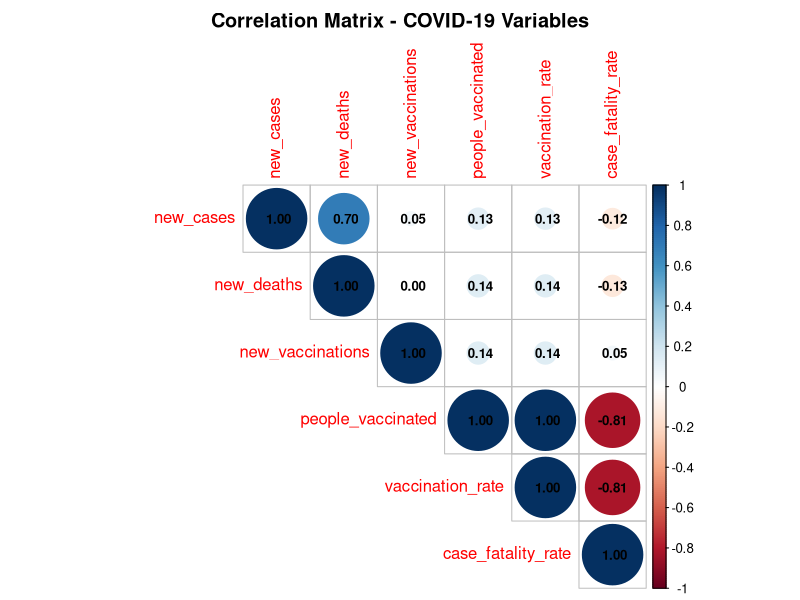
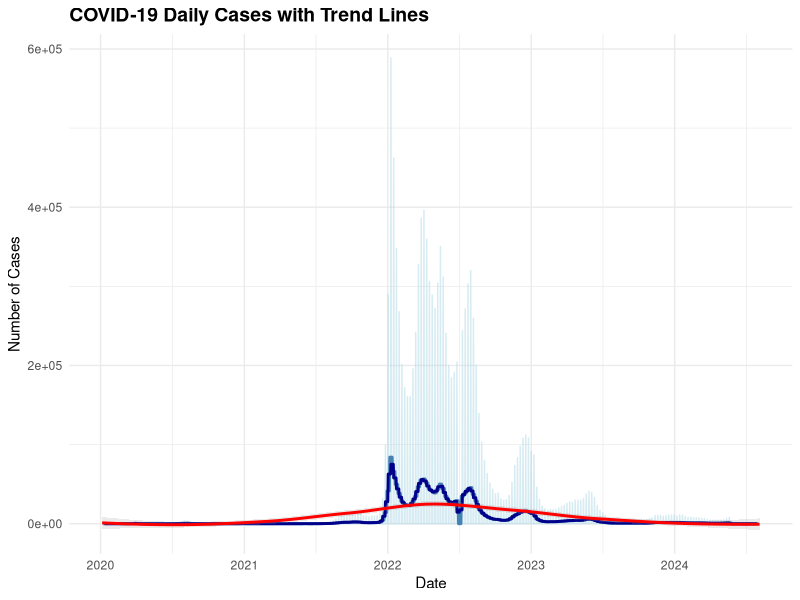
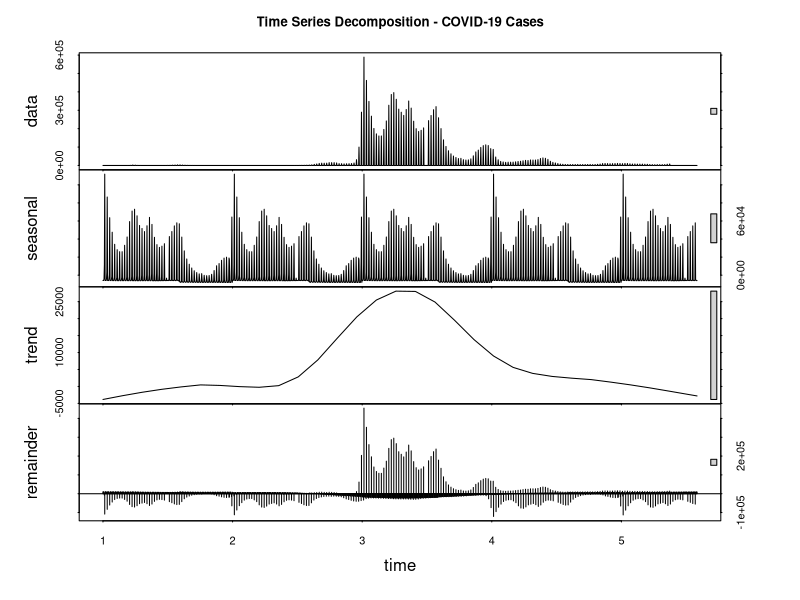
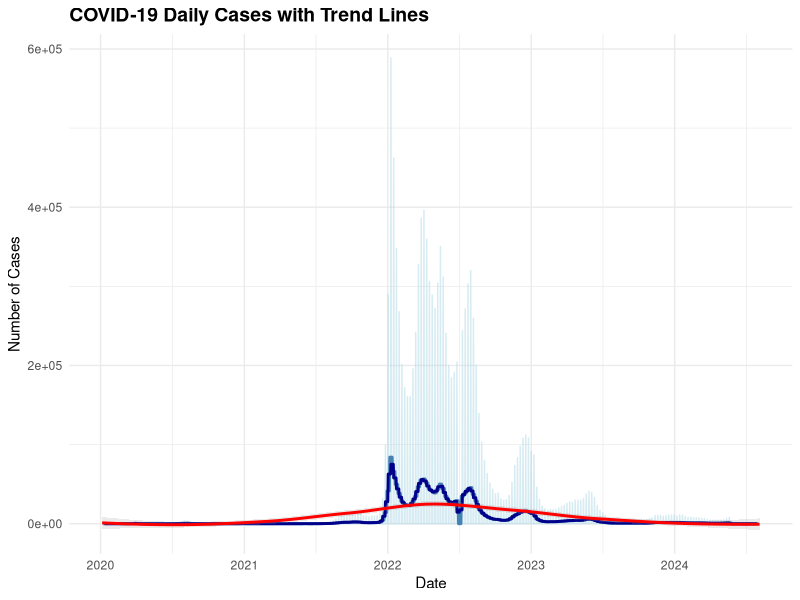

R code for these plots, in order:
## ---- chunk 1
knitr::opts_chunk$set(
  echo = TRUE,
  warning = FALSE,
  message = FALSE,
  fig.width = 12,
  fig.height = 6
)
## ---- chunk 2
# Load required libraries
library(tidyverse)
library(readr)
library(dplyr)
library(lubridate)
library(ggplot2)
library(scales)
library(corrplot)
library(tseries)
library(forecast)

cat("✓ Libraries loaded successfully\n")

# Load the cleaned CSV file from Python
df <- read_csv("../data/processed/australia_covid_cleaned.csv")
df$date <- as.Date(df$date)

cat("✓ Data loaded successfully\n")
cat("Dataset dimensions:", nrow(df), "rows x", ncol(df), "columns\n")
cat("Date range:", min(df$date), "to", max(df$date), "\n")
## ---- chunk 3
# Select numeric columns for correlation analysis
numeric_cols <- df %>%
  select(new_cases, new_deaths, new_vaccinations, 
         people_vaccinated, vaccination_rate, case_fatality_rate) %>%
  names()

# Create correlation matrix
correlation_matrix <- df %>%
  select(all_of(numeric_cols)) %>%
  cor(use = "complete.obs")

cat("✓ Correlation matrix computed\n")
## ---- chunk 4
cat("\n=== PEARSON CORRELATION MATRIX ===\n\n")
print(round(correlation_matrix, 4))

cat("\n\n=== KEY CORRELATIONS WITH NEW CASES ===\n")
cases_corr <- correlation_matrix["new_cases", ] %>%
  sort(decreasing = TRUE)
print(round(cases_corr, 4))
## ---- chunk 5
cat("\n=== CORRELATION SIGNIFICANCE TESTS ===\n\n")

# New Cases vs Vaccination Rate
corr_test1 <- cor.test(df$new_cases, df$vaccination_rate, 
                       use = "complete.obs", method = "pearson")

cat("1. NEW CASES vs VACCINATION RATE\n")
cat("   Correlation coefficient:", round(corr_test1$estimate, 4), "\n")
cat("   P-value:", format(corr_test1$p.value, scientific = TRUE), "\n")
cat("   Significant:", ifelse(corr_test1$p.value < 0.05, "YES ✓", "NO"), "\n\n")

# New Cases vs New Deaths
corr_test2 <- cor.test(df$new_cases, df$new_deaths, 
                       use = "complete.obs", method = "pearson")

cat("2. NEW CASES vs NEW DEATHS\n")
cat("   Correlation coefficient:", round(corr_test2$estimate, 4), "\n")
cat("   P-value:", format(corr_test2$p.value, scientific = TRUE), "\n")
cat("   Significant:", ifelse(corr_test2$p.value < 0.05, "YES ✓", "NO"), "\n\n")

# Case Fatality Rate vs Vaccination Rate
corr_test3 <- cor.test(df$case_fatality_rate, df$vaccination_rate, 
                       use = "complete.obs", method = "pearson")

cat("3. CASE FATALITY RATE vs VACCINATION RATE\n")
cat("   Correlation coefficient:", round(corr_test3$estimate, 4), "\n")
cat("   P-value:", format(corr_test3$p.value, scientific = TRUE), "\n")
cat("   Significant:", ifelse(corr_test3$p.value < 0.05, "YES ✓", "NO"), "\n\n")

# People Vaccinated vs Total Cases
corr_test4 <- cor.test(df$people_vaccinated, df$total_cases, 
                       use = "complete.obs", method = "pearson")

cat("4. PEOPLE VACCINATED vs TOTAL CASES\n")
cat("   Correlation coefficient:", round(corr_test4$estimate, 4), "\n")
cat("   P-value:", format(corr_test4$p.value, scientific = TRUE), "\n")
cat("   Significant:", ifelse(corr_test4$p.value < 0.05, "YES ✓", "NO"), "\n")
## ---- chunk 6
corrplot(correlation_matrix, 
         method = "circle",
         type = "upper",
         diag = TRUE,
         addCoef.col = "black",
         number.cex = 0.8,
         title = "Correlation Matrix - COVID-19 Variables",
         mar = c(0, 0, 2, 0))
## ---- chunk 7
# Calculate trend using linear regression
trend_model <- lm(new_cases ~ as.numeric(date), data = df)

# Calculate moving averages
df <- df %>%
  mutate(
    MA_7 = zoo::rollmean(new_cases, k = 7, fill = NA),
    MA_14 = zoo::rollmean(new_cases, k = 14, fill = NA),
    MA_30 = zoo::rollmean(new_cases, k = 30, fill = NA)
  )

cat("✓ Trend analysis computed\n")
## ---- chunk 8
cat("\n=== CASES TREND ANALYSIS ===\n\n")

cat("Linear Regression Model (Cases ~ Time):\n")
cat("Intercept:", round(coef(trend_model)[1], 2), "\n")
cat("Slope (cases/day):", round(coef(trend_model)[2], 4), "\n")
cat("R-squared:", round(summary(trend_model)$r.squared, 4), "\n")
cat("P-value:", format(summary(trend_model)$coefficients[2, 4], scientific = TRUE), "\n\n")

# Interpret trend
slope <- coef(trend_model)[2]
if(slope > 0) {
  cat("Interpretation: Slight INCREASE in cases over time\n")
} else if(slope < 0) {
  cat("Interpretation: Slight DECREASE in cases over time\n")
} else {
  cat("Interpretation: No clear trend\n")
}

# Calculate rate of change
recent_7day <- mean(tail(df$new_cases, 7), na.rm = TRUE)
previous_7day <- mean(df$new_cases[(nrow(df)-14):(nrow(df)-7)], na.rm = TRUE)
pct_change <- ((recent_7day - previous_7day) / previous_7day) * 100

cat("\nRecent Trend (Last 14 days):\n")
cat("Previous 7-day average:", round(previous_7day, 0), "\n")
cat("Recent 7-day average:", round(recent_7day, 0), "\n")
cat("Percent change:", round(pct_change, 2), "%\n")
cat("Direction:", ifelse(pct_change > 0, "↑ INCREASING", "↓ DECREASING"), "\n")
## ---- chunk 9
ggplot(df, aes(x = date)) +
  geom_line(aes(y = new_cases), color = "lightblue", alpha = 0.5, linewidth = 0.5) +
  geom_line(aes(y = MA_7), color = "steelblue", linewidth = 1, label = "7-day MA") +
  geom_line(aes(y = MA_14), color = "darkblue", linewidth = 1, label = "14-day MA") +
  geom_smooth(aes(y = new_cases), method = "loess", color = "red", 
              se = TRUE, alpha = 0.2, linewidth = 1) +
  labs(
    title = "COVID-19 Daily Cases with Trend Lines",
    x = "Date",
    y = "Number of Cases",
    color = "Trend"
  ) +
  theme_minimal() +
  theme(
    plot.title = element_text(face = "bold", size = 14),
    legend.position = "top"
  )

ggsave("../results/figures/07_trend_analysis.png", width = 14, height = 6, dpi = 300)
## ---- chunk 10
# Create time series object
ts_cases <- ts(df$new_cases, frequency = 365)

# Decompose using STL (Seasonal and Trend decomposition using Loess)
decomposed <- stl(ts_cases, s.window = "periodic")

# Extract components
df$trend <- as.numeric(decomposed$time.series[, "trend"])
df$seasonal <- as.numeric(decomposed$time.series[, "seasonal"])
df$remainder <- as.numeric(decomposed$time.series[, "remainder"])

cat("✓ Time series decomposition completed\n")
## ---- chunk 11
# Plot decomposition
plot(decomposed, main = "Time Series Decomposition - COVID-19 Cases")
## ---- chunk 12
cat("\n=== TIME SERIES DECOMPOSITION SUMMARY ===\n\n")

cat("Trend Component:\n")
cat("  Min:", round(min(df$trend, na.rm = TRUE), 0), "\n")
cat("  Max:", round(max(df$trend, na.rm = TRUE), 0), "\n")
cat("  Current:", round(tail(df$trend, 1), 0), "\n\n")

cat("Seasonal Component (Amplitude):\n")
cat("  Min:", round(min(df$seasonal, na.rm = TRUE), 0), "\n")
cat("  Max:", round(max(df$seasonal, na.rm = TRUE), 0), "\n")
cat("  Amplitude:", round(max(df$seasonal, na.rm = TRUE) - min(df$seasonal, na.rm = TRUE), 0), "\n\n")

cat("Remainder (Unexplained Variance):\n")
cat("  Std Dev:", round(sd(df$remainder, na.rm = TRUE), 0), "\n")
cat("  Interpretation: Random fluctuations not explained by trend or seasonality\n")
## ---- chunk 13
df <- df %>%
  mutate(
    year = year(date),
    quarter = quarter(date),
    year_quarter = paste0(year, "-Q", quarter)
  )

cat("✓ Periods defined\n")
## ---- chunk 14
cat("\n=== STATISTICS BY YEAR ===\n\n")

yearly_stats <- df %>%
  group_by(year) %>%
  summarise(
    Total_Cases = sum(new_cases, na.rm = TRUE),
    Avg_Daily_Cases = mean(new_cases, na.rm = TRUE),
    Peak_Cases = max(new_cases, na.rm = TRUE),
    Total_Deaths = sum(new_deaths, na.rm = TRUE),
    Avg_Vaccination_Rate = mean(vaccination_rate, na.rm = TRUE),
    .groups = 'drop'
  ) %>%
  mutate(across(where(is.numeric), round, 2))

print(yearly_stats)

cat("\n\n=== STATISTICS BY QUARTER ===\n\n")

quarterly_stats <- df %>%
  group_by(year_quarter) %>%
  summarise(
    Total_Cases = sum(new_cases, na.rm = TRUE),
    Avg_Daily_Cases = mean(new_cases, na.rm = TRUE),
    Peak_Cases = max(new_cases, na.rm = TRUE),
    Total_Deaths = sum(new_deaths, na.rm = TRUE),
    Avg_Vaccination_Rate = mean(vaccination_rate, na.rm = TRUE),
    .groups = 'drop'
  ) %>%
  mutate(across(where(is.numeric), round, 2))

print(quarterly_stats)
## ---- chunk 15
separator <- paste(rep("=", 60), collapse = "")

cat("\n", separator, "\n")
cat("HYPOTHESIS TESTS\n")
cat(separator, "\n\n")

# Test 1: Are vaccination rates associated with case rates?
cat("HYPOTHESIS 1: Vaccination Rate and Case Rate Relationship\n")
cat("-", sep = "-", nchar("HYPOTHESIS 1: Vaccination Rate and Case Rate Relationship")-1, "\n\n")

# Create lagged vaccination (previous week's vaccination rate)
df_lagged <- df %>%
  mutate(vax_lag_7 = lag(vaccination_rate, 7)) %>%
  filter(!is.na(vax_lag_7))

model_1 <- lm(new_cases ~ vax_lag_7, data = df_lagged)
summary_1 <- summary(model_1)

cat("Model: New Cases ~ Vaccination Rate (lagged 7 days)\n")
cat("Intercept:", round(coef(model_1)[1], 2), "\n")
cat("Slope:", round(coef(model_1)[2], 4), "\n")
cat("R-squared:", round(summary_1$r.squared, 4), "\n")
cat("P-value:", format(summary_1$coefficients[2, 4], scientific = TRUE), "\n")
cat("Result:", ifelse(summary_1$coefficients[2, 4] < 0.05, 
                      "SIGNIFICANT ✓", "NOT SIGNIFICANT"), "\n\n")

# Test 2: Seasonality in cases
cat("HYPOTHESIS 2: Seasonal Pattern in Cases\n")
cat("-", sep = "-", nchar("HYPOTHESIS 2: Seasonal Pattern in Cases")-1, "\n\n")

df_by_month <- df %>%
  mutate(month = month(date)) %>%
  group_by(month) %>%
  summarise(avg_cases = mean(new_cases, na.rm = TRUE), .groups = 'drop')

# ANOVA test
anova_test <- aov(new_cases ~ as.factor(month(date)), data = df)
anova_summary <- summary(anova_test)

cat("Analysis of Variance (ANOVA)\n")
cat("F-statistic:", round(anova_summary[[1]]$`F value`[1], 4), "\n")
cat("P-value:", format(anova_summary[[1]]$`Pr(>F)`[1], scientific = TRUE), "\n")
cat("Result:", ifelse(anova_summary[[1]]$`Pr(>F)`[1] < 0.05, 
                      "SIGNIFICANT ✓ (Seasonal pattern exists)", 
                      "NOT SIGNIFICANT (No clear seasonality)"), "\n\n")

# Test 3: Relationship between cases and deaths
cat("HYPOTHESIS 3: Case Fatality Rate Trend\n")
cat("-", sep = "-", nchar("HYPOTHESIS 3: Case Fatality Rate Trend")-1, "\n\n")

cfr_model <- lm(case_fatality_rate ~ as.numeric(date), data = df)
cfr_summary <- summary(cfr_model)

cat("Model: Case Fatality Rate ~ Time\n")
cat("Slope (% per day):", round(coef(cfr_model)[2], 6), "\n")
cat("P-value:", format(cfr_summary$coefficients[2, 4], scientific = TRUE), "\n")
cat("R-squared:", round(cfr_summary$r.squared, 4), "\n")

if(cfr_summary$coefficients[2, 4] < 0.05) {
  direction <- ifelse(coef(cfr_model)[2] > 0, "INCREASING", "DECREASING")
  cat("Result: CFR is SIGNIFICANTLY", direction, "\n")
} else {
  cat("Result: No significant change in CFR over time\n")
}

cat("\n", separator, "\n")
## ---- chunk 16
separator <- paste(rep("=", 60), collapse = "")

cat("\n", separator, "\n")
cat("KEY STATISTICAL FINDINGS\n")
cat(separator, "\n\n")

cat("1. CORRELATION INSIGHTS\n")
cat("   • Strongest correlation with new cases:", 
    names(cases_corr)[2], 
    "r =", round(cases_corr[2], 4), "\n")
cat("   • Cases-Deaths correlation:", round(corr_test2$estimate, 4), 
    "(p <", format(corr_test2$p.value, digits = 2), ")\n")
cat("   • Vaccination-CFR correlation:", round(corr_test3$estimate, 4), "\n\n")

cat("2. TREND ANALYSIS\n")
cat("   • Overall trend slope:", round(coef(trend_model)[2], 4), "cases/day\n")
cat("   • Recent change:", ifelse(pct_change > 0, 
                                    paste0("+", round(pct_change, 2), "%"), 
                                    paste0(round(pct_change, 2), "%")), "\n")
cat("   • Trend direction:", ifelse(slope > 0, "INCREASING ↑", "DECREASING ↓"), "\n\n")

cat("3. SEASONALITY\n")
cat("   • Seasonal pattern detected:", 
    ifelse(anova_summary[[1]]$`Pr(>F)`[1] < 0.05, "YES ✓", "NO"), "\n")
cat("   • Peak month (avg cases):", 
    month.abb[df_by_month$month[which.max(df_by_month$avg_cases)]], "\n\n")

cat("4. CASE FATALITY RATE\n")
cat("   • Current CFR:", round(tail(df$case_fatality_rate, 1), 4), "%\n")
cat("   • CFR trend:", ifelse(cfr_summary$coefficients[2, 4] < 0.05,
                               "SIGNIFICANT", "NOT SIGNIFICANT"), "\n")
cat("   • Direction:", ifelse(coef(cfr_model)[2] > 0, 
                               "INCREASING ↑", "DECREASING ↓"), "\n\n")

cat(separator, "\n")
## ---- chunk 17
sessionInfo()
